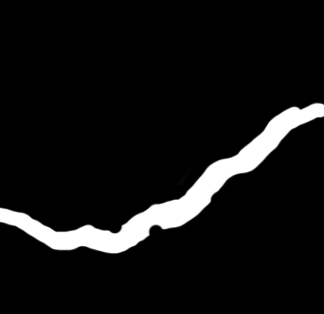
//> input picture HoughTemplate.jpg, 324 x 314 px
$ ./face HoughTemplate.jpg   (built with g++ and OpenCV 4)
//> lines starting //> are read from the running program, lines starting //| are printed output that depends on the picture; after the words box and inside, x2 and y2 are one past the last pixel; in counts of white or black regions, pixels touching at a corner belong together
### filters.hpp
#ifndef FILTERS_HPP
#define FILTERS_HPP

#include "opencv.hpp"

#define IMGTHRESHOLD 50
#define HOUGHDETECTTRESHOLD 70

//line
//5 degrees is 0,087
#define DTH 9 //delta angle * 100
#define LINETHRESHOLD 220 //235
#define LINEYDIM 314

//circle
#define RMIN 5
#define RMAX 175//125//200//400//300//150//75
#define CIRCLETHRESHOLD 220//220

#define HOMOGENITYTHRS 40
#define HOMOGENITYCOND 55//60  // more than 80% in confidence interval +- 20 in %'s'

// divergence of max value in circle detection
#define RADDIVER 1//3
#define PROXIMITY 51
#define DISCARDRADIUS 10
//maximum number of circles per image
#define MAXCIRCNO 3

#define SQUARETHRESHOLD 20

#define DELETECIRCLE 65

#define SHOW 0

void sharpen(cv::Mat &input, int size, cv::Mat &out);

void mexHat(cv::Mat &input, cv::Mat &out);
//line detect
void sobel(const cv::Mat& image, cv::Mat& xDeriv, cv::Mat& yDeriv, cv::Mat& grad, cv::Mat& arc);

std::vector<std::vector<int> > detectLines(const cv::Mat& grad, const cv::Mat& arc, cv::Mat& out);

std::vector<std::vector<std::vector<int> > > detectCircles(const cv::Mat& grad, const cv::Mat& arc, cv::Mat& out);

//extract square region with given top left corner and side length
void extractRegion(const cv::Mat& input, cv::Mat& output, int x, int y, int a);

bool checkHomogenity(const cv::Mat& input);

std::vector<double> nLvlTrsh( const cv::Mat& input, cv::Mat& output );

#endif

### filters.cpp
#include "filters.hpp"
#include "opencv.hpp"

using namespace cv;
using namespace std;

// [138 lines left out: functions sharpen, mexHat, not called in this run]


//line detect
void sobel(const cv::Mat& image, cv::Mat& xDeriv, cv::Mat& yDeriv, cv::Mat& grad, cv::Mat& arc)
{
	double minVal, maxVal;
	cv::Sobel(image, xDeriv, CV_64F, 1, 0);
	cv::Sobel(image, yDeriv, CV_64F, 0, 1);
	cv::Mat xPow, yPow;
	cv::pow(xDeriv, 2, xPow);
	cv::pow(yDeriv, 2, yPow);
	cv::Mat temp = xPow + yPow;
	cv::Mat tempFloat;
	temp.convertTo(tempFloat, CV_64F);
	cv::Mat gradNorm;
	cv::sqrt(tempFloat, grad);
	cv::Mat divided, arcNorm;
	arc = ( cv::Mat(xDeriv.rows, xDeriv.cols, CV_64F) ).clone() ;
	cv::divide(yDeriv, xDeriv, divided);
	for(int i = 0; i < divided.rows; i++)
	{
		for(int j =0; j < divided.cols; j++)
		{
			arc.at<double>(i, j) = (double)atan2(yDeriv.at<double>(i,j), xDeriv.at<double>(i,j)) ;//* 180 / PI;
		}
	}
}


// detect lines and threshold + log() to display
// return vector with hough space
// [290 lines left out: functions detectLines, detectCircles, extractRegion, checkHomogenity, nLvlTrsh, not called in this run]

### face.cpp
#include "opencv.hpp"
#include "objdetect/objdetect.hpp"
#include "highgui/highgui.hpp"
#include "imgproc/imgproc.hpp"
#include "filters.hpp"

#include <iostream>
#include <stdio.h>
#include <math.h>       /* pow */


using namespace std;
using namespace cv;

/** Function Headers */
void detectAndSave( Mat frame );

/** Global variables */
String logo_cascade_name = "darts_o/original/dartcascade.xml";// haarcascade_frontalface_default.xml";

CascadeClassifier logo_cascade;

string window_name = "Capture - Face detection";

/** @function main */
int main( int argc, const char** argv )
{
	CvCapture* capture;
	Mat frame = imread(argv[1], CV_LOAD_IMAGE_COLOR);
//> frame is the input picture: 314 rows x 324 cols, CV_8UC3; min 0, max 255, mean 18.9

	//-- 1. Load the cascades
	//logo_cascade.load(logo_cascade_name);
	if( !logo_cascade.load( logo_cascade_name ) ){ printf("--(!)Error loading\n"); return -1; };

	detectAndSave( frame );

	return 0;
}


/** @function detectAndSave */
void detectAndSave( Mat frame )
{

	// read teemplate
	// not needed?
	Mat templat = imread("HoughTemplate.jpg", CV_LOAD_IMAGE_GRAYSCALE);
//> templat: 314 rows x 324 cols, CV_8UC1; min 0, max 255, mean 18.9
	for (int x = 0; x < templat.rows; ++x)
	{
		for (int y = 0; y < templat.cols; ++y)
		{
			// black if the same
			if (templat.at<uchar>(x,y) < 125)
			{
				templat.at<uchar>(x,y) = 0;
			}
			//white if different
			else
			{
				templat.at<uchar>(x,y) = 255;
			}
		}
	}
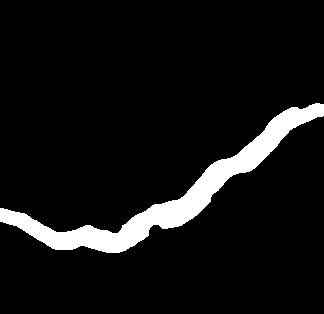
//> templat: 314 rows x 324 cols, CV_8UC1; 7.4% white; 1 white region, box (x1, y1, x2, y2) and area: (0, 103, 324, 253) 7540

	std::vector<Rect> faces, faces1, faces2, facesSmall, brightSquares;
	Mat frame_gray;


	double average = 0;
	double  count = 0;

	// for temporary storage of Mat construct
	cv::Mat temp8Bit;

	cvtColor( frame, frame_gray, CV_BGR2GRAY );
	equalizeHist( frame_gray, frame_gray );
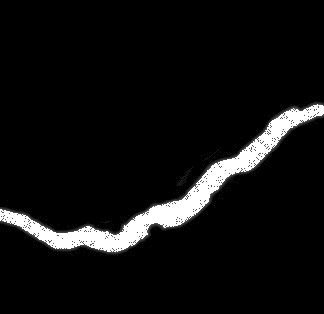
//> frame_gray: 314 rows x 324 cols, CV_8UC1; min 0, max 255, mean 16.7

	Mat original = frame_gray.clone();
	int imageRows = original.rows;
//> imageRows = 314
	int imageCols = original.cols;
//> imageCols = 324

	// delete dark colors (preparation for histogram stretching)
	Mat bright(frame_gray.rows, frame_gray.cols, CV_8U, cv::Scalar::all(0));
	Mat dark(frame_gray.rows, frame_gray.cols, CV_8U, cv::Scalar::all(0));
	for (int i = 0; i < frame_gray.rows; ++i)
	{
		for (int j = 0; j < frame_gray.cols; ++j)
		{
			average += frame_gray.at<uchar>(i,j);
			++count;
			if (frame_gray.at<uchar>(i,j) < 125)//220 pretty good
			{
				bright.at<uchar>(i,j) = 125  ;
			}
			else
			{
				bright.at<uchar>(i,j) = frame_gray.at<uchar>(i,j) ;
			}


			if (frame_gray.at<uchar>(i,j) > 125)//220 pretty good
			{
				dark.at<uchar>(i,j) = 125  ;
			}
			else
			{
				dark.at<uchar>(i,j) = frame_gray.at<uchar>(i,j) ;
			}
		}
	}
//> this loop made 314 passes
//> count on passes 1 to 3: 324, 648, 972
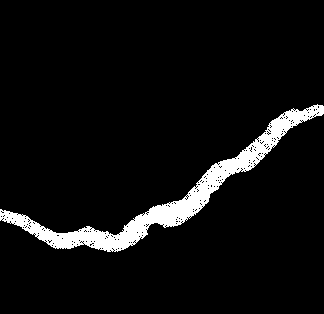
//> bright: 314 rows x 324 cols, CV_8UC1; values 125 (black) and 255 (white), 5.9% white; 1 white region, box (x1, y1, x2, y2) and area: (0, 104, 324, 252) 6042
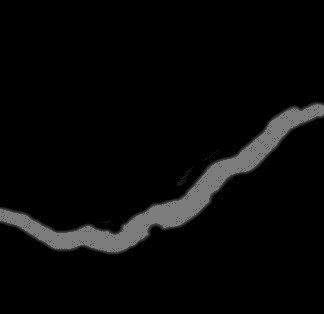
//> dark: 314 rows x 324 cols, CV_8UC1; min 0, max 125, mean 8.9
//> after the loop, average = 1694311; count = 101736
	cout<< "average gray level: " << average/count << endl;
//| average gray level: 16.654

	// Darken image
	// Stretch the histogram from 125-255 to 0-255
	// As effect we get overall darken image
	Mat darken;
	cv::normalize(bright, darken, 0, 255, cv::NORM_MINMAX);

	Mat brighten;
	cv::normalize(dark, brighten, 0, 255, cv::NORM_MINMAX);

	// detect circles and print them
	cv::Mat xDeriveCRC, yDeriveCRC, gradCRC, arcCRC;
	sobel(darken, xDeriveCRC, yDeriveCRC, gradCRC, arcCRC); // original
//> in sobel, `cv::Sobel(image, xDeriv, CV_64F, 1, 0);`:
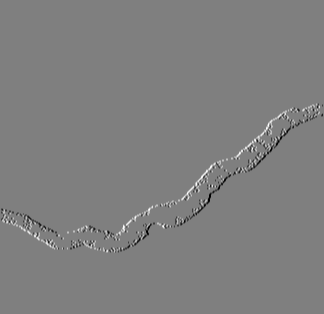
//> xDeriv: 314 rows x 324 cols, CV_64FC1; min -1020, max 1020, mean 0; drawn with min black and max white
//> after the loop in sobel, `for(int i = 0; i < divided.rows; i++)`:
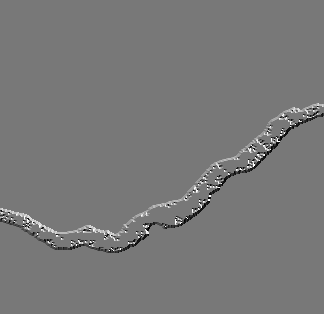
//> arc: 314 rows x 324 cols, CV_64FC1; min -2.82, max 3.14, mean 0.000258; drawn with min black and max white
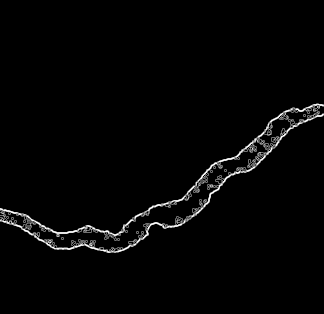
//> gradCRC: 314 rows x 324 cols, CV_64FC1; min 0, max 1140.4, mean 22.5; drawn with min black and max white


	//do while found one circle or 10 timesLLLllLLLLLLLLLLLLLLLLLLLLLLLLLL

	int iteration = 0;

	vector<int> deleteme;
	std::vector<cv::Point> brightSpots;
	std::vector<int> brightR;
	std::vector<int> brightValue;


	//choose the coordinates of brightest points
	int radmax = 0;
	int vmax = 0;
	bool notfound = true;

	do
	{
		cv::Mat outCRC;
//> (the run ends here: the program needs code that is not available in this run, at `std::vector<std::vector<std::vector<int> > > roundShapes = detectCircl..`)
